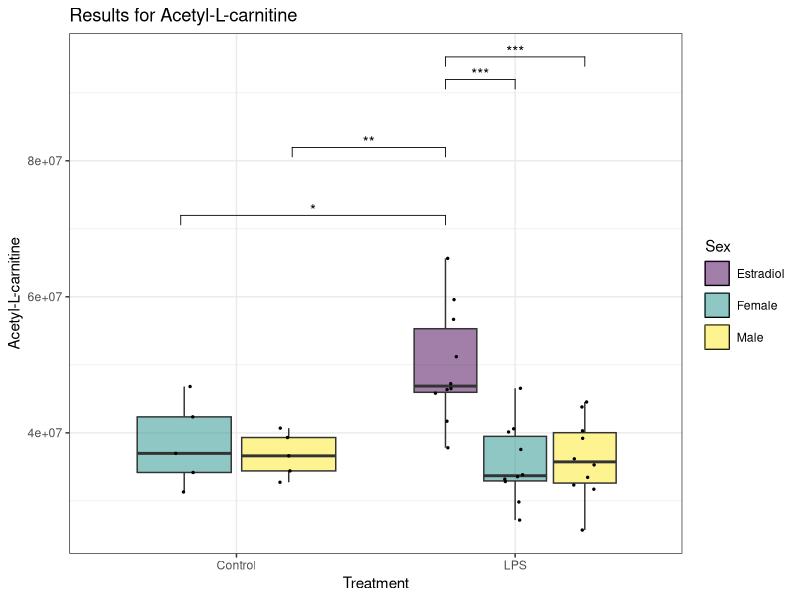
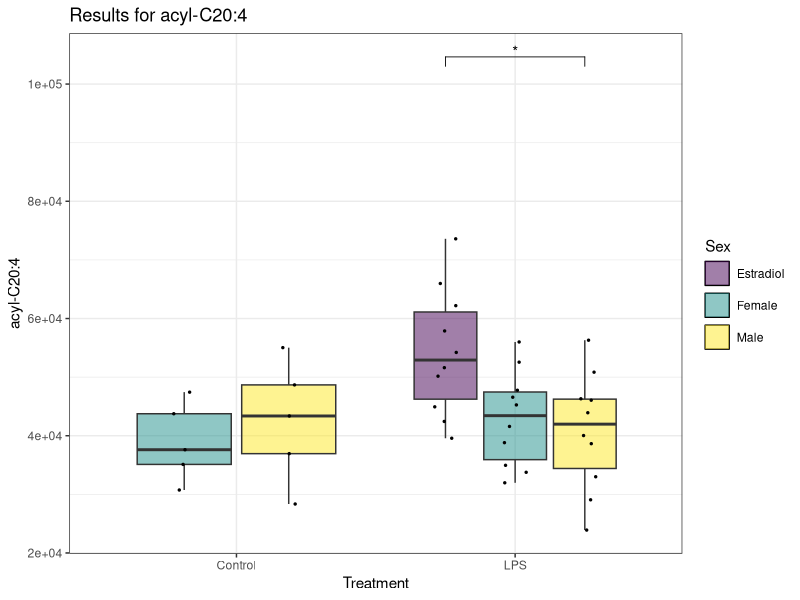
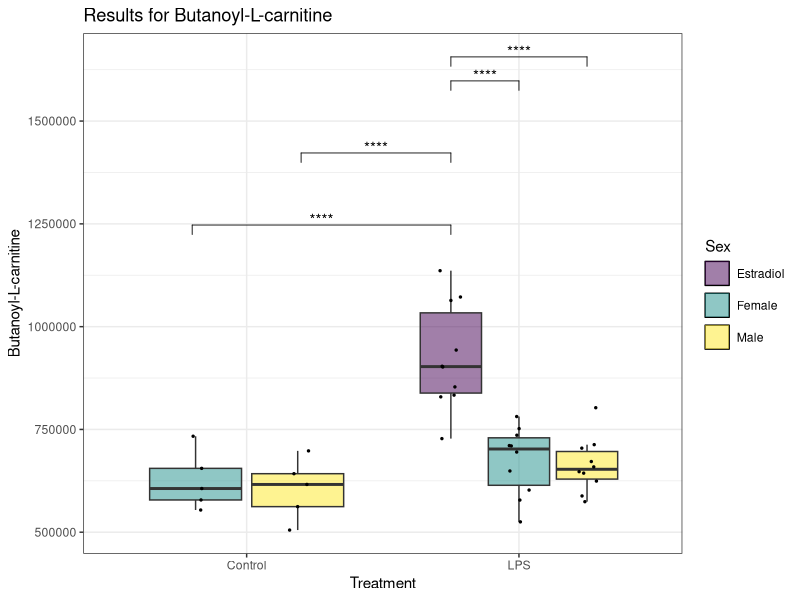
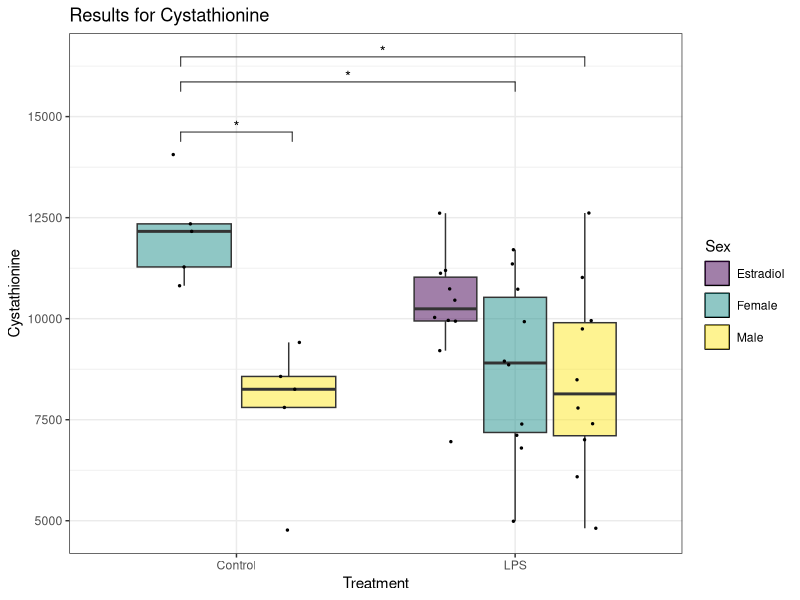
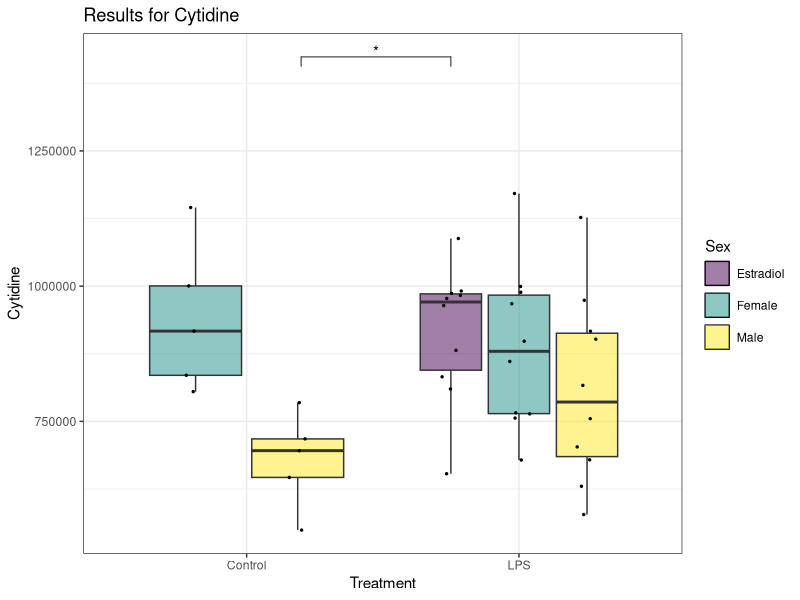
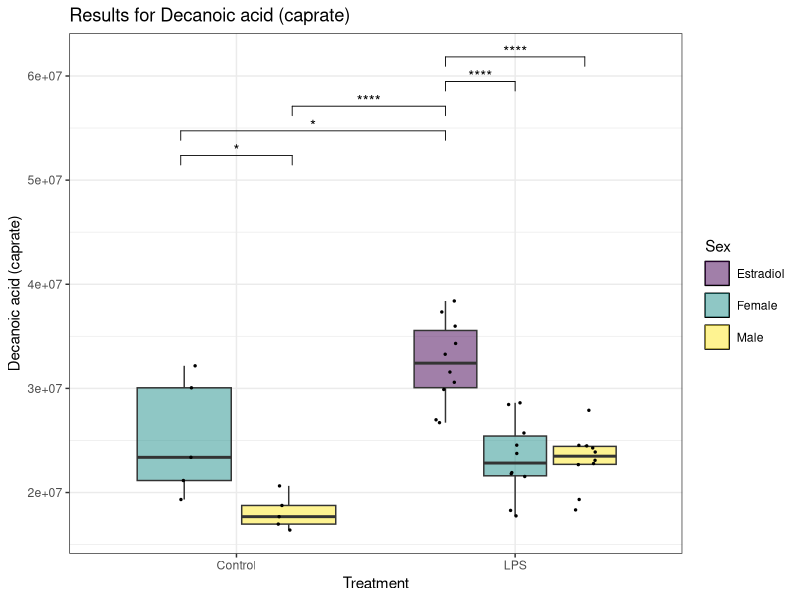
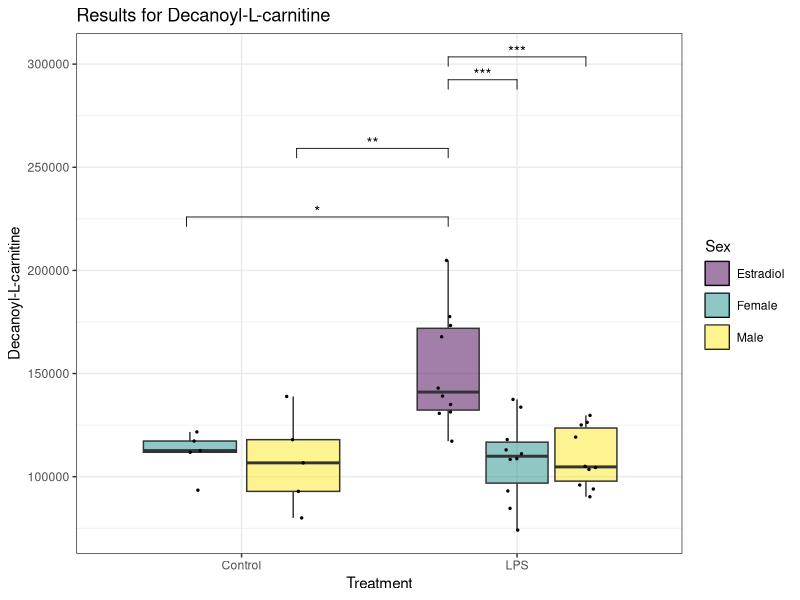
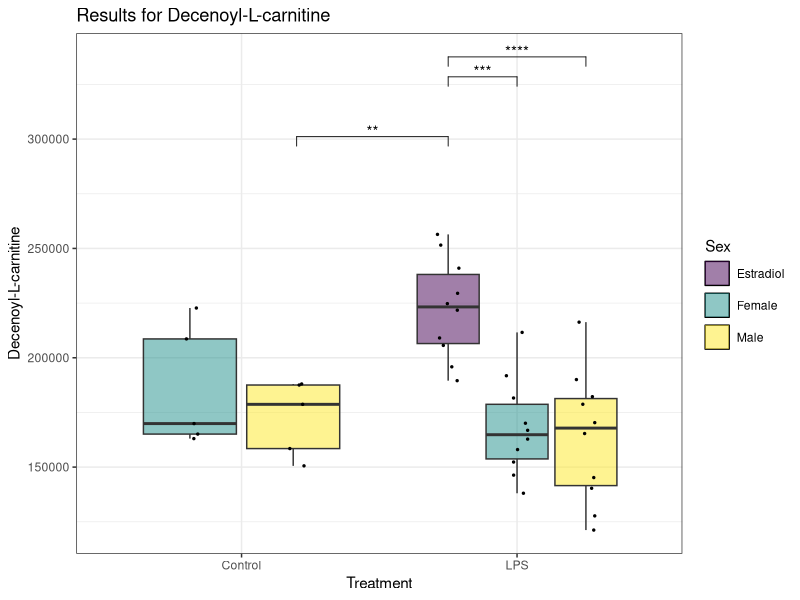

Source code (R) for these figures, in order: (Note: this script raises an error after producing the figures.)
# Load necessary libraries
if(!require(readxl)) install.packages("readxl", dependencies=TRUE)
if(!require(dplyr)) install.packages("dplyr", dependencies=TRUE)
if(!require(ggplot2)) install.packages("ggplot2", dependencies=TRUE)
if(!require(viridis)) install.packages("viridis", dependencies=TRUE)
if(!require(rstatix)) install.packages("rstatix", dependencies=TRUE)
if(!require(tidyr)) install.packages("tidyr", dependencies=TRUE)
if(!require(ggpubr)) install.packages("ggpubr", dependencies=TRUE)


library(readxl)
library(dplyr)
library(ggplot2)
library(viridis)
library(rstatix)
library(tidyr)
library(ggpubr)

#Set your working directory
setwd("~/R/SepticShock")

# Read the original data from the first sheet "Clinical Data" to get the original column names
original_data <- read_excel("SepticShockDataR.xlsx", sheet = "Metabolite Data")

# Create a mapping of original names to modified names
original_names <- names(original_data)[-1:-5]
modified_names <- make.names(original_names)
name_mapping <- setNames(original_names, modified_names)

# Read the data and rename columns
data <- original_data %>%
  rename_all(make.names)

# Filter to retain only rows where timepoint == 0
data <- data %>%
  filter(Timepoint == 0)

# Convert to tidy format
tidy_data<-data %>% 
  pivot_longer(cols = L.alanine:X.5Z.8Z.11Z.14Z.17Z..Icosapentaenoic.acid, names_to = "Observation", values_to = "Values") %>%
  mutate("Sex:Treatment" = paste0(Sex, ":", Treatment)) %>%
  drop_na(Values)

tidy_data$`Sex:Treatment` <- factor(tidy_data$`Sex:Treatment`, 
                                    levels = c("Female:Control", 
                                               "Male:Control", 
                                               "Estradiol:LPS", 
                                               "Female:LPS", 
                                               "Male:LPS"))
tidy_data$Patient.ID <- factor(tidy_data$Patient.ID)
tidy_data$Species <- factor(tidy_data$Species)
tidy_data$Sex <- factor(tidy_data$Sex)
tidy_data$Treatment <- factor(tidy_data$Treatment)
tidy_data$Observation <- factor(tidy_data$Observation)

# Perform Tukey's HSD test
tidy_tukey<-tidy_data %>% 
  group_by(Observation) %>% 
  tukey_hsd(Values ~ Sex * Treatment) %>%
  ungroup()

write.csv(tidy_tukey, "SSD_Metabolite0hr_TukeyHSD.csv", row.names = FALSE) 

tidy_tukey<-tidy_tukey %>%
  filter(term == "Sex:Treatment")

# Filter to retain sets where at least one p-value is less than 0.05
sig_observations <- tidy_tukey %>%
  group_by(Observation) %>%
  filter(any(p.adj < 0.05)) %>%
  ungroup()

# Extract unique names of significant observations
sig_observations <- sig_observations %>%
  distinct(Observation)

write.csv(sig_observations, "SSD_Metabolite0hr_Sig_Observations.csv", row.names = FALSE)

############
for (observation in sig_observations$Observation) {
  original_observation <- name_mapping[[observation]]
  
  plot_data <- tidy_data %>%
    filter(Observation == observation) %>%
    dplyr::select(Sex, Treatment, 'Sex:Treatment', Values)
  plot_tukey <- tidy_tukey %>%
    filter(Observation == observation) %>%
    filter(p.adj.signif != 'ns') %>%
    add_y_position(test = ., 
                   data = plot_data, 
                   formula = Values ~ Sex:Treatment, 
                   fun = "max", 
                   scales = "fixed", 
                   step.increase = 0.12) %>%
    add_x_position(test = ., x = 'Sex:Treatment')
  
  plot_tukey <- mutate(plot_tukey, xmin = case_when(xmin == 1 ~ 0.8,
                                                    xmin == 2 ~ 1.2,
                                                    xmin == 3 ~ 1.75,
                                                    xmin == 4 ~ 2))
  plot_tukey <- mutate(plot_tukey, xmax = case_when(xmax == 2 ~ 1.2,
                                                    xmax == 3 ~ 1.75,
                                                    xmax == 4 ~ 2,
                                                    xmax == 5 ~ 2.25))
  
  p <- ggplot(plot_data, 
              aes(x = Treatment, y = !!rlang::sym("Values"))) +
    geom_boxplot(outlier.shape = NA, 
                 aes(fill = Sex), 
                 key_glyph = draw_key_rect) +  # Remove outliers from boxplot to avoid duplication with jitter
    geom_point(aes(fill = Sex), 
               size = 0.5, 
               position=position_jitterdodge(jitter.width = 0.2), 
               show.legend = F) +
    labs(title = paste("Results for", original_observation),
         y = original_observation) +
    stat_pvalue_manual(plot_tukey, 
                       label = "p.adj.signif", 
                       y.position = "y.position", 
                       xmin = "xmin", 
                       xmax = "xmax", 
                       hide.ns = TRUE, 
                       tip.length = 0.02, 
                       bracket.nudge.y = 0) +
    scale_fill_viridis(discrete = TRUE, 
                       alpha = 0.5, 
                       option="viridis") + 
    theme_bw() +
    theme(legend.key = element_rect(color = "black"), 
          legend.key.spacing.y = unit(0.2, "cm"))
  
  print(p)
  
  # Save each plot as a PNG file
  ggsave(filename = paste0(observation, 
                           "_0hr.png"), 
         path = '~/R/SepticShock/Plots/Metabolite/0hr',
         plot = p, 
         width = 8, 
         height = 6)
}
